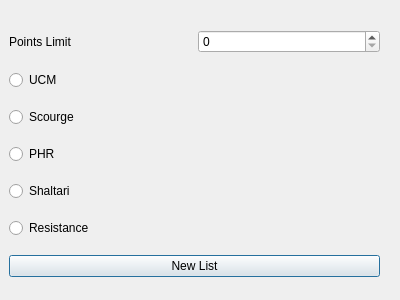
<?xml version="1.0" encoding="UTF-8"?>
<ui version="4.0">
 <class>initListDialog</class>
 <widget class="QDialog" name="initListDialog">
  <property name="geometry">
   <rect>
    <x>0</x>
    <y>0</y>
    <width>400</width>
    <height>300</height>
   </rect>
  </property>
  <property name="windowTitle">
   <string>Dialog</string>
  </property>
  <widget class="QWidget" name="verticalLayoutWidget">
   <property name="geometry">
    <rect>
     <x>9</x>
     <y>19</y>
     <width>371</width>
     <height>271</height>
    </rect>
   </property>
   <layout class="QVBoxLayout" name="verticalLayout">
    <item>
     <layout class="QHBoxLayout" name="horizontalLayout">
      <item>
       <widget class="QLabel" name="label">
        <property name="text">
         <string>Points Limit</string>
        </property>
       </widget>
      </item>
      <item>
       <widget class="QSpinBox" name="pointsLimitSpin">
        <property name="maximum">
         <number>10000</number>
        </property>
       </widget>
      </item>
     </layout>
    </item>
    <item>
     <widget class="QRadioButton" name="ucmRadio">
      <property name="text">
       <string>UCM</string>
      </property>
      <attribute name="buttonGroup">
       <string notr="true">factionRadioGroup</string>
      </attribute>
     </widget>
    </item>
    <item>
     <widget class="QRadioButton" name="scourgeRadio">
      <property name="text">
       <string>Scourge</string>
      </property>
      <attribute name="buttonGroup">
       <string notr="true">factionRadioGroup</string>
      </attribute>
     </widget>
    </item>
    <item>
     <widget class="QRadioButton" name="phrRadio">
      <property name="text">
       <string>PHR</string>
      </property>
      <attribute name="buttonGroup">
       <string notr="true">factionRadioGroup</string>
      </attribute>
     </widget>
    </item>
    <item>
     <widget class="QRadioButton" name="shaltariRadio">
      <property name="text">
       <string>Shaltari</string>
      </property>
      <attribute name="buttonGroup">
       <string notr="true">factionRadioGroup</string>
      </attribute>
     </widget>
    </item>
    <item>
     <widget class="QRadioButton" name="resistanceRadio">
      <property name="text">
       <string>Resistance</string>
      </property>
      <attribute name="buttonGroup">
       <string notr="true">factionRadioGroup</string>
      </attribute>
     </widget>
    </item>
    <item>
     <widget class="QPushButton" name="saveButton">
      <property name="text">
       <string>New List</string>
      </property>
     </widget>
    </item>
   </layout>
  </widget>
 </widget>
 <resources/>
 <connections/>
 <buttongroups>
  <buttongroup name="factionRadioGroup"/>
 </buttongroups>
</ui>
